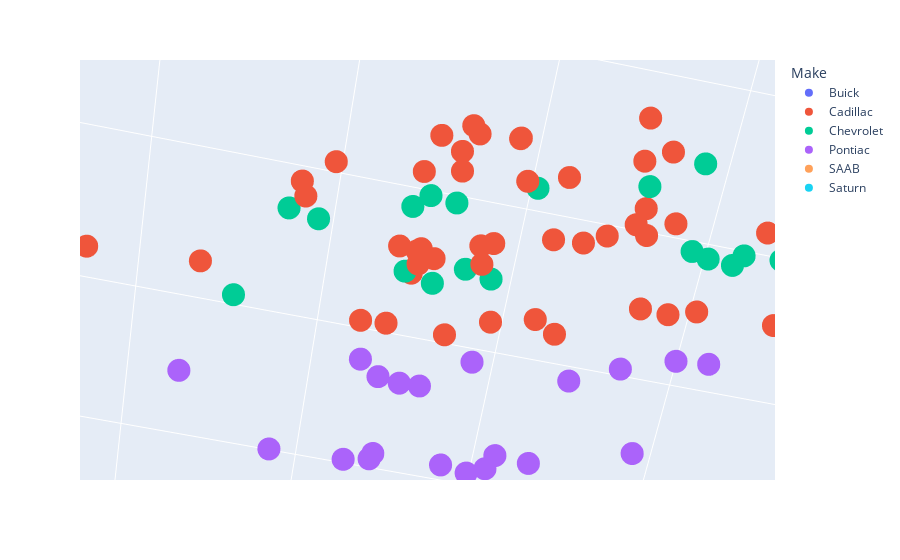

The notebook cell this image was saved under:
### Code cell
px.scatter_3d(df, x='Mileage',y='Price',z='Cylinder', color= 'Make')
